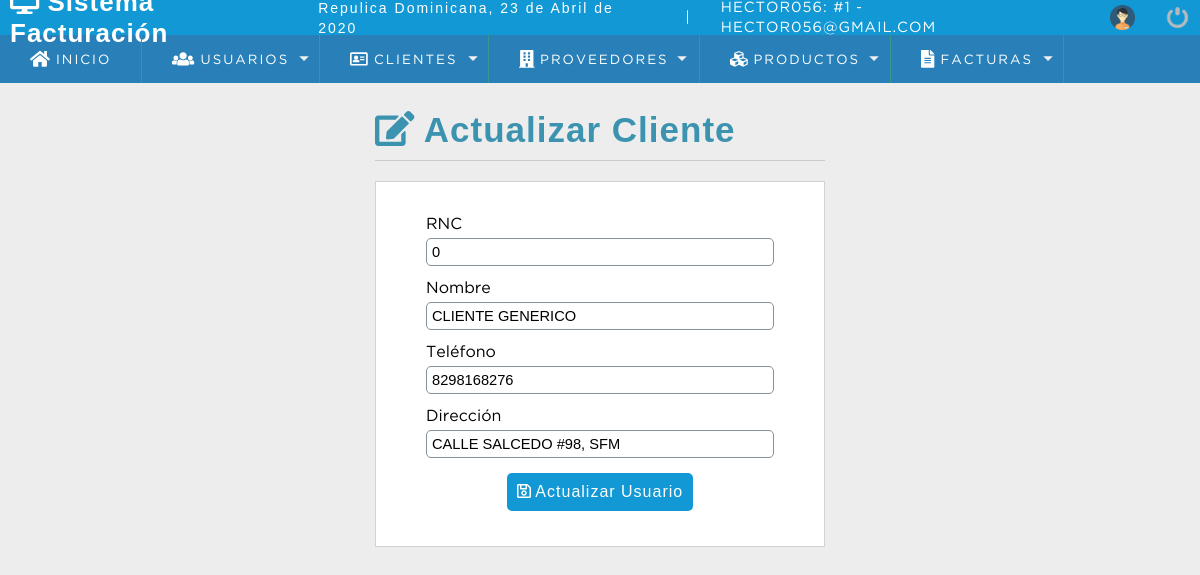
The page /sistema/editar_cliente.php?id=1 (signed in) on the database its author committed.
### tables this page shows
CREATE TABLE `cliente` (
  `idcliente` int(11) NOT NULL,
  `rnc` varchar(11) DEFAULT NULL,
  `nombre` varchar(80) DEFAULT NULL,
  `telefono` text DEFAULT NULL,
  `direccion` text DEFAULT NULL,
  `dateadd` datetime NOT NULL DEFAULT current_timestamp(),
  `usuario_id` int(11) NOT NULL,
  `estatus` int(11) NOT NULL DEFAULT 1
);

### sistema/editar_cliente.php (the view, shortened to what this page needs)
<?php
	require "../conexion.php";
	$idcliente = $_REQUEST['id'];
	$sql= mysqli_query($conexion,"SELECT * FROM cliente WHERE idcliente=$idcliente and estatus=1 ");
	$resultado_sql= mysqli_num_rows($sql);
		if ($resultado_sql	== 0){
			header('Location: lista_cliente.php');
 		}else{
			while ($data = mysqli_fetch_array($sql)){
			$rnc       = $data['rnc'];
			$nombre    = $data['nombre'];
			$telefono  = $data['telefono'];
			$direccion = $data['direccion'];
		}
	}
?>
<!DOCTYPE html>
<html lang="en">
<head>
		<?php include "includes/scripts.php";?>
</head>
<body>
		<?php include "includes/header.php";?>
	<section id="container">
<div class="form_register">
	<h1><i class="fas fa-edit"></i> Actualizar Cliente</h1>
	<hr>
		<form accion="" method="post">
		<label for="rnc">RNC</label>
		<input type="number" name="rnc" id="rnc" placeholder="Número RNC" value="<?php echo $rnc; ?>">
		<label for="nombre">Nombre</label>
		<input type="text" name="nombre" id="nombre" placeholder="Nombre Completo" value="<?php echo $nombre; ?>">
		<label for="telefono">Teléfono</label>
		<input type="number" name="telefono" id="telefono" placeholder="Teléfono" value="<?php echo $telefono; ?>">
		<label for="direccion">Dirección</label>
		<input type="text" name="direccion" id="direccion" placeholder="Dirección Completa" value="<?php echo $direccion; ?>">
		 <button type="submit" class="btn_save"><i class="far fa-save"></i> Actualizar Usuario</button>
 </form>
		</div>
	</section>
</body>
</html>

### sistema/css/style.css (style rules this page uses)
* { margin: 0; padding: 0; box-sizing: border-box; }
body { background: #ededed; }
h1, h2, h3, h4, h5, h6 { font-family: 'arial'; font-weight: bold; letter-spacing: 1px; }
h1 { font-size: 26px; }
#container { padding: 90px 15px 15px; }
.form_register { width: 450px; margin: auto; margin-top: 20px; }
.form_register h1 { color:#3c93b0; }
hr { border: 0; background: #ccc; height: 1px; margin: 10px 0; display: block; }
form { background: #fff; margin: auto; padding: 20px 50px; border: 1px solid #d1d1d1 }
label { display: block; font-size: 12pt; font-family: 'GothamBook'; margin: 15px auto 5px auto; }
input, select { display: block; width: 100%; font-size: 11pt; padding: 5px; border: 1px solid #85929e; border-radius: 5px; }
.btn_save { font-size: 12pt; background: #1198d5; padding: 10px; color: #fff; letter-spacing: 1px; border: 0; cursor:pointer; margin: 15px auto; display: block; border-radius: 5px; margin: top 30px; }
#container h1 { font-size: 35px; display: inline-block; }

### rows shown on the page
cliente: rnc "0", nombre "CLIENTE GENERICO", telefono "8298168276", direccion "CALLE SALCEDO #98, SFM"

### other values the page prints
fechaC() "23 de Abril de 2020"
$_SESSION['user'] "HECTOR056"
$_SESSION['rol'] "1"
$_SESSION['email'] "HECTOR056@GMAIL.COM"
